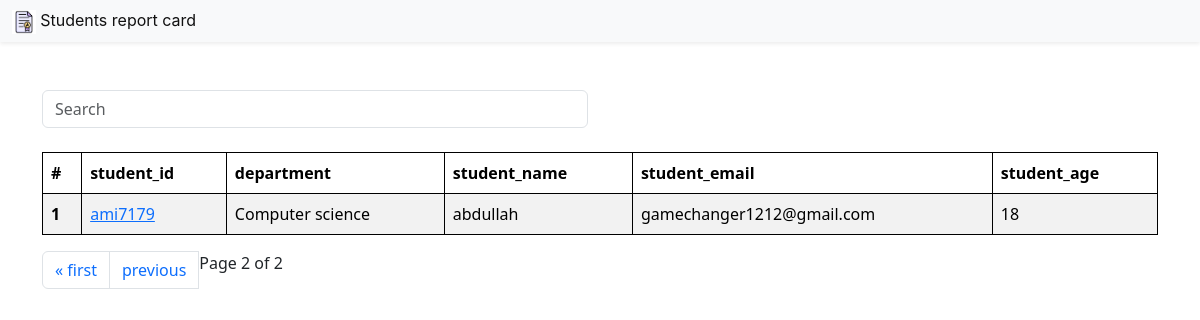
Screenshot of /students/?page=2 with the database file from the repository.
### vege/models.py (models this page shows, shortened)
class Student(models.Model):
     department = models.ForeignKey(Department , related_name='Depart', null=True ,blank=True ,on_delete=models.CASCADE)
     student_id = models.OneToOneField(StudentID , related_name='studentid', null=True ,blank=True,on_delete=models.CASCADE)
     student_name = models.CharField(max_length=100)
     student_email = models.EmailField(unique=True)
     student_age = models.IntegerField(default=18)
     student_address = models.TextField()
     class Meta:
          ordering = ['student_name']
          verbose_name = "student"

class StudentID(models.Model):
       student_id = models.CharField(max_length=100)
       def __str__(self) -> str:
          return self.student_id

class Department(models.Model):
        department = models.CharField(max_length=100)
        class Meta:
            ordering = ["department"]

### vege/views.py (the view)
# urls.py: path('students/', get_students ,  name='students'),
def get_students(request):
   queryset =Student.objects.all()
   paginator = Paginator(queryset, 2)  # Show 25 contacts per page.
   page_number = request.GET.get("page",1)
   page_obj = paginator.get_page(page_number)
   return render( request , "vege/students.html" , {"queryset" : page_obj})

### templates/vege/students.html (shortened to what this page needs)
{% load static %}
<!DOCTYPE html>
<html lang="en">
<head>
    <link href="https://cdn.jsdelivr.net/npm/bootstrap@5.3.3/dist/css/bootstrap.min.css" rel="stylesheet">
    <link rel="stylesheet" href="{% static 'css/styles.css' %}">
</head>
<body>
  <nav  id="navbar1"  class="navbar navbar-expand-lg navbar-light bg-light shadow-sm"  >
    <div class="container-fluid">
      <div class="center">
        <img style="width: 6%;" src="{% static "/img/download.png" %}" alt="">
      <a class="navbar-brand "  href="#" class="font">
       Students report card</a></div>
      </div>
  </nav>
    <div class="container mt-5">
        <form class="mb-4">
            <div class="row">
                <div class="col-md-6">
                    <input class="form-control "  name="search" placeholder="Search"   id="searchInput">
                </div>
            </div>
        </form>
        <table class="table  table-striped" id="myTable">
            <thead>
              <tr>
                <th scope="col">#</th>
                <th scope="col">student_id</th>
                <th scope="col"> department</th>
                <th scope="col">student_name</th>
                <th scope="col">student_email</th>
                <th scope="col"> student_age</th>
              </tr>
            </thead>
            <tbody>
                {%for student in queryset%}
              <tr>
                <th scope="row">{{forloop.counter}}</th>
                <td>
                <a  href={% url "see_marks"  student.student_id%} >
                    {{student.student_id}}
                </a>
            </td>
                <td>{{student.department.department}}</td>
                <td>{{student.student_name}}</td>
                <td>{{student.student_email}}</td>
                <td>{{student.student_age}}</td>
              </tr>
              {%endfor%}
            </tbody>
        </table>
      <nav aria-label="Page navigation example">
          <ul class="pagination">
              {% if queryset.has_previous %}
                 <li class="page-item"><a class="page-link" href="?page=1">&laquo; first</a></li>
                 <li class="page-item"><a class="page-link"  href="?page={{ queryset.previous_page_number }}">previous</a></li>
              {% endif %}
              <span class="current">
                  Page {{ queryset.number }} of {{ queryset.paginator.num_pages }}
              </span>
           </ul>
       </nav>
    </div>
</body>
</html>

### static/assets/css/styles.css (style rules this page uses)
table, th, td { border: 1px solid black; }
.navbar { background-color: whitesmoke; position: sticky; top: 0; right: 0; z-index: 11111; }
a.navbar-brand { color: #111; font-family: -apple-system, BlinkMacSystemFont, "Segoe UI", Roboto, Oxygen-Sans, Ubuntu, Cantarell, "Helvetica Neue", sans-serif; font-weight: 400; line-height: 1.5; font-size: 16px; }

### rows the page displays
Student: student_id "ami7179", department.department "Computer science", student_name "abdullah", student_email "gamechanger1212@gmail.com", student_age "18"

### other values shown
{{ queryset.number }} "2"
{{ queryset.paginator.num_pages }} "2"
